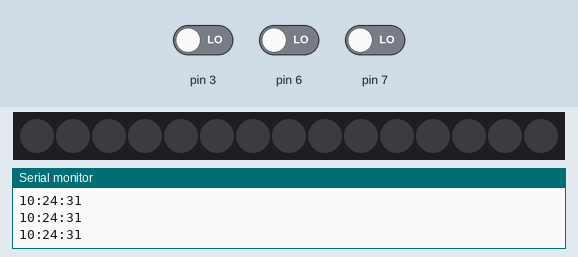
Bench run of a sketch on a simulated Arduino Uno, built with avr-gcc and run on an emulated ATmega328P. Shown: 15 RGB LEDs in strip order, left to right, the last lines printed to the serial monitor. Wiring (inferred from the names in the program): DS1307 clock at I2C address 0x68. The test bench sets the inputs (shaded band); at power-on: pin 3 LOW, pin 6 LOW, pin 7 LOW. The strip is taken to match the declared colour order; the local clock reads 2024-03-15 10:24:30 at power-on unless the sketch sets it.

Above: at 1.2 s.
1.3 s: pin 3 driven HIGH
At 2.5 s:
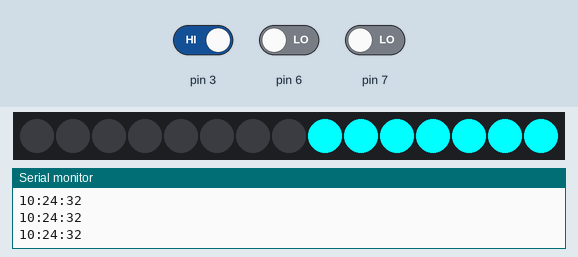
2.8 s: pin 6 driven HIGH
At 3.5 s:
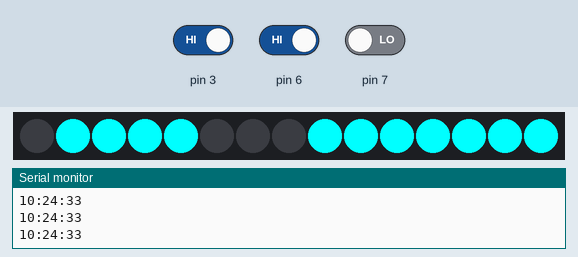
4.3 s: pin 7 driven HIGH
At 5.7 s:
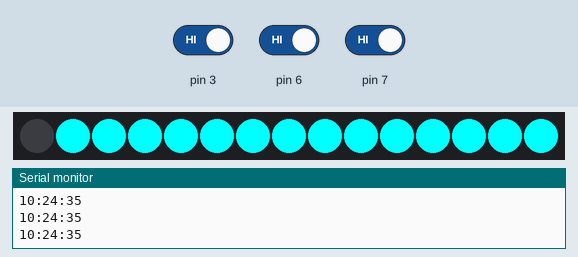
Timing chart, 0 to 7.3 s (numbered marks = the images above; inputs shaded):
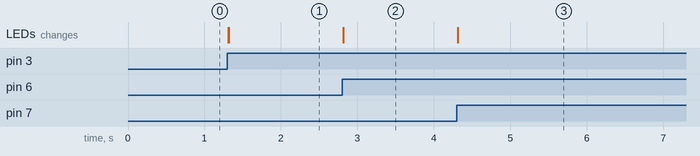

Measured:
- after the input at 1.3 s, the LEDs: first change at once (image 1 shows a later state)
- after the input at 2.8 s, the LEDs: change at once (image 2)
- after the input at 4.3 s, the LEDs: change at once (image 3)

The sketch:

table_due_beta4_nightmode_save.ino
```cpp
#include <Adafruit_NeoPixel.h>
#include <Scheduler.h>
#include "Wire.h"
const int led_amount = 15;
const int led_pin = 2;
Adafruit_NeoPixel strip = Adafruit_NeoPixel(led_amount, led_pin, NEO_RGB + NEO_KHZ800);


#define DS1307_I2C_ADDRESS 0x68  // This is the I2C address
// Arduino version compatibility Pre-Compiler Directives
#if defined(ARDUINO) && ARDUINO >= 100   // Arduino v1.0 and newer
  #define I2C_WRITE Wire.write
  #define I2C_READ Wire.read
#else                                   // Arduino Prior to v1.0
  #define I2C_WRITE Wire.send
  #define I2C_READ Wire.receive
#endif


long previousMillis = 0;        // will store last time Temp was updated
byte second, minute, hour, dayOfWeek, dayOfMonth, month, year;
byte test;
byte zero;


int nth = 22;
int nthe = 12;
int nthen = 1;
int nthstate = 0;


// Convert normal decimal numbers to binary coded decimal
byte decToBcd(byte val)
{
  return ( (val/10*16) + (val%10) );
}

// Convert binary coded decimal to normal decimal numbers
byte bcdToDec(byte val)
{
  return ( (val/16*10) + (val%16) );
}


int led_blocked_z1 = 0;
int led_blocked_z2 = 0;
int led_blocked_z3 = 0;


int led_can_change[led_amount] = {1,1,1,1,1,1,1,1,1,1,1,1,1,1,1};
int led_can_change_z1[led_amount] = {0,0,0,0,0,0,0,0,1,1,1,1,1,1,1};
int led_can_change_z2[led_amount] = {0,1,1,1,1,0,0,0,0,0,0,0,0,0,0};
int led_can_change_z3[led_amount] = {0,0,0,0,1,1,1,1,1,1,1,0,0,0,0};

void setup() {
  Serial.begin(115200);
  strip.begin();
  strip.show();
   Wire.begin();
  pinMode(3, INPUT);
  pinMode(6, INPUT);
    pinMode(7, INPUT);
  Scheduler.startLoop(loop1);
  Scheduler.startLoop(loop2);
Scheduler.startLoop(loop3);
   // for (int i = 0; i < led_amount; i++) {strip.setPixelColor(i,getColor(0,255,0));strip.show();}

// setDateDs1307();
 zero=0x00;
}

void loop() {

 getDateDs1307();


   Serial.print(hour); Serial.print(":"); Serial.print(minute); Serial.print(":");Serial.println(second);
   for (int i = 0; i < led_amount; i++) {
     led_can_change[i] = 1;


   if(led_can_change_z1[i] == 1 && led_blocked_z1 == 1){led_can_change[i] = 0;}
   if(led_can_change_z2[i] == 1 && led_blocked_z2 == 1){led_can_change[i] = 0;}
   if(led_can_change_z3[i] == 1 && led_blocked_z3 == 1){led_can_change[i] = 0;}

if(led_can_change[i] == 1){
if(nthstate == 1 && nthen == 1){
strip.setPixelColor(i,getColor(0,0,0));strip.show();//NTH AN
}else{
strip.setPixelColor(i,getColor(255,0,0));strip.show();//NTH AUS
}
}else{

  strip.setPixelColor(i, getColor(255,0,255)); strip.show(); //sensor an


}


 }//ende for


    yield();
}


void loop1() {

  if(digitalRead(3) == HIGH){
    Serial.println("kueche aktiv");
  led_blocked_z1 = 1;

  delay(10000);
  }else{
  led_blocked_z1 = 0;
  }
yield();
}


void loop2() {
  if(digitalRead(6) == HIGH){
    Serial.println("alk aktiv");
  led_blocked_z2 = 1;
  delay(60000);
  }else{
  led_blocked_z2 = 0;
  }
yield();
}

void loop3() {
  if(digitalRead(7) == HIGH){
    Serial.println("alk aktiv");
  led_blocked_z3 = 1;
  delay(60000);
  }else{
  led_blocked_z3 = 0;
  }
yield();
}


//get Color (weil R und G vertauscht
uint32_t getColor(int r, int g, int b) {
  return strip.Color(g, r, b);
}


void setDateDs1307()
{

   dayOfWeek = 1;
   dayOfMonth = 1;
   month = 1;
   year= 1;
   Wire.beginTransmission(DS1307_I2C_ADDRESS);
   I2C_WRITE(zero);
   I2C_WRITE(decToBcd(0) & 0x7f);    // 0 to bit 7 starts the clock
   I2C_WRITE(decToBcd(36));//m
   I2C_WRITE(decToBcd(22));      // hour If you want 12 hour am/pm you need to set
                                   // bit 6 (also need to change readDateDs1307)
   I2C_WRITE(decToBcd(dayOfWeek));
   I2C_WRITE(decToBcd(dayOfMonth));
   I2C_WRITE(decToBcd(month));
   I2C_WRITE(decToBcd(year));
   Wire.endTransmission();


}


int nthswstate = 0;
int nthswstate1 = 0;
void getDateDs1307()
{
  // Reset the register pointer
  Wire.beginTransmission(DS1307_I2C_ADDRESS);
  I2C_WRITE(zero);
  Wire.endTransmission();
  Wire.requestFrom(DS1307_I2C_ADDRESS, 7);
  // A few of these need masks because certain bits are control bits
  second     = bcdToDec(I2C_READ() & 0x7f);
  minute     = bcdToDec(I2C_READ());
  hour       = bcdToDec(I2C_READ() & 0x3f);  // Need to change this if 12 hour am/pm
  dayOfWeek  = bcdToDec(I2C_READ());
  dayOfMonth = bcdToDec(I2C_READ());
  month      = bcdToDec(I2C_READ());
  year       = bcdToDec(I2C_READ());


 if(nthen == 1){
//LIEGT DIE ZEIT ZWISCHEN DEN BEIDEN GERENDZEN
if(nth > nthe){
//WENN ANFANG > ALS ENDE
if(hour <= nth && hour <= nthe){
nthstate = 1;
}else if(hour >= nth && hour >= nthe){
nthstate = 1;
}else{
nthstate = 0;
}
}else if (nth < nthe){
  //WENN ANFANG > ALS ENDE
if(hour <= nth && hour >= nthe){
nthstate = 1;
}else if(hour >= nth && hour <= nthe){
nthstate = 1;
}else{
nthstate = 0;
}
}else if( nth == nthe){
  if(hour == nth || hour == nthe){
  nthstate = 1;
  }else{
  nthstate = 0;
  }
}else{
nthstate = 0;
}
}else{
nthstate == 0;
}
/*
if(nthstate == 1 && nthen == 1){

//NACHTMODE AKTIV
 if(nthswstate1 == 0){
mode =nthonmode;
nthswstate = 0;
nthswstate1 = 1;
 }

}else{
  if(nthswstate == 0){
  mode = nthoffmode;
  nthswstate = 1;
  nthswstate1 = 0;
  }

  //NIGHTAKTIVE

}
*/
}
```
